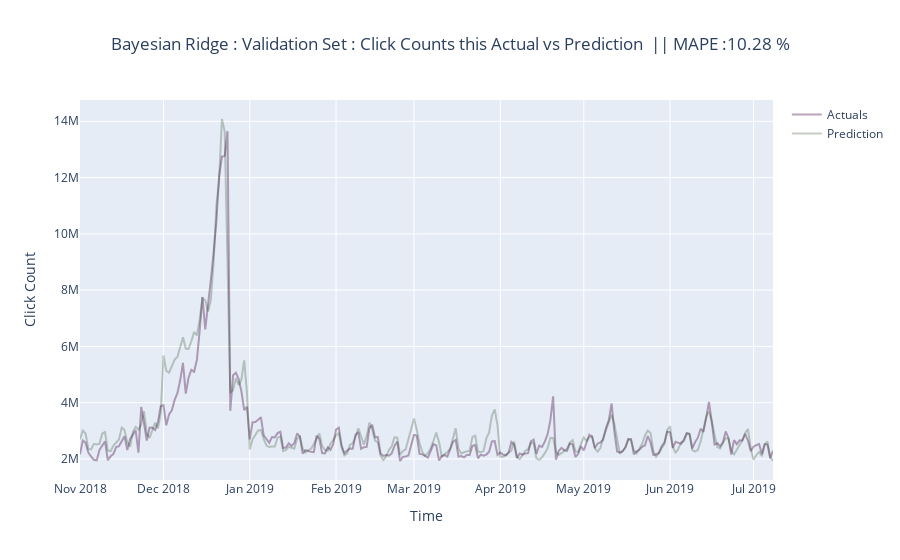

Here is the notebook cell this chart was saved with:
### Code cell
# Bayesian Ridge
br = create_model('br',round = 2)
tuned_br = tune_model(br, n_iter = 30, optimize = 'MAE')
test_predictions = predict_model(tuned_br, data=test)
test_predictions.rename({"Label":'Prediction'}, axis=1, inplace=True)
plot_ts(df=test_predictions, pred='Prediction', model='Bayesian Ridge : Validation Set')

### Figure 1 — Plotly figure (JSON) as saved in the notebook; plotly's stock layout.template omitted (floating-point values rounded to 4 significant figures; data arrays with more than 128 entries replaced by an {"elided": "..."} marker saying what was removed)
{"data": [{"marker": {"color": "rgba(80, 26, 80, 0.8)"}, "mode": "lines", "name": "Actuals", "opacity": 0.5, "text": {"elided": "250 int values"}, "type": "scatter", "x": {"elided": "250 str values"}, "y": {"elided": "250 int values"}}, {"marker": {"color": "rgba(16, 50, 6, 0.8)"}, "mode": "lines", "name": "Prediction", "opacity": 0.3, "text": {"elided": "250 float values"}, "type": "scatter", "x": {"elided": "250 str values"}, "y": {"elided": "250 float values"}}], "layout": {"autosize": true, "title": {"text": "Bayesian Ridge : Validation Set : Click Counts this Actual vs Prediction  || MAPE :10.28 % ", "x": 0.5}, "xaxis": {"autorange": true, "range": ["2018-11-01", "2019-07-08"], "ticklen": 5, "title": {"text": "Time"}, "type": "date", "zeroline": false}, "yaxis": {"autorange": true, "range": [1254000.0, 14760000.0], "ticklen": 5, "title": {"text": "Click Count"}, "type": "linear", "zeroline": false}}}
